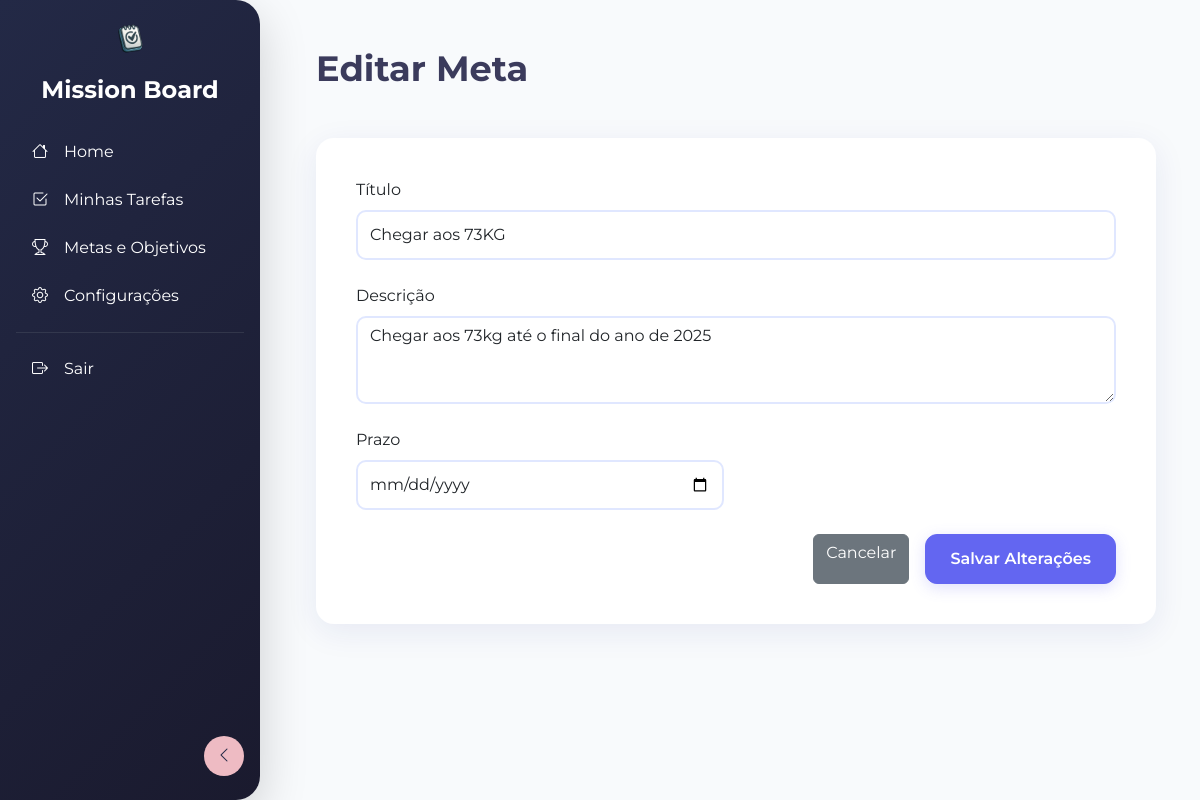
The app's page /goal/update/1/ (signed in) with its own data.
### goals/models.py (models this page shows, shortened)
class Goal(models.Model):
    user = models.ForeignKey(User, on_delete=models.CASCADE)
    title = models.CharField(max_length=255)
    description = models.TextField(blank=True, null=True)
    due_date = models.DateField()
    created_at = models.DateTimeField(auto_now_add=True)
    updated_at = models.DateTimeField(auto_now=True)
    completed = models.BooleanField(default=False)

### goals/views.py (the view)
# urls.py: path('goal/update/<int:pk>/', views.GoalUpdateView.as_view(), name='goal_update'),
class GoalUpdateView(LoginRequiredMixin, UpdateView):
    model = models.Goal
    template_name = 'goal_update.html'
    form_class = forms.GoalForm
    success_url = reverse_lazy('goal_list')

### goals/forms.py
class GoalForm(forms.ModelForm):
    class Meta:
        model = models.Goal
        fields = ['title', 'description', 'due_date', 'completed']
        widgets = {
            'title': forms.TextInput(attrs={'class': 'form-control'}),
            'description': forms.Textarea(attrs={'class': 'form-control', 'rows': 3}),
            'due_date': forms.DateInput(attrs={'class': 'form-control', 'type': 'date'}),
            'completed': forms.CheckboxInput(attrs={'class': 'form-check-input'}),
        } # Estilização do formulário
        labels = {
            'title': 'Título',
            'description': 'Descrição',
            'due_date': 'Data de conclusão',
            'completed': 'Concluída',
        } # Alterando o label para ficar em português

### goals/templates/goal_update.html (shortened to what this page needs)
{% extends 'base.html' %}
{% block content %}
<div class="page-header">
    <h1 class="page-title">Editar Meta</h1>
</div>
<div class="form-card">
    <form action="{% url 'goal_update' goal.id %}" method="post">
        <div class="row g-4">
            <div class="col-12">
                <label for="id_title" class="form-label">Título</label>
                {{ form.title }}
            </div>
            <div class="col-12">
                <label for="id_description" class="form-label">Descrição</label>
                {{ form.description }}
            </div>
            <div class="col-md-6">
                <label for="id_due_date" class="form-label">Prazo</label>
                {{ form.due_date }}
            </div>
        </div>
        <div class="d-flex justify-content-end mt-4">
            <a href="{% url 'goal_list' %}" class="btn btn-secondary me-3">Cancelar</a>
            <button type="submit" class="btn btn-primary-custom">Salvar Alterações</button>
        </div>
    </form>
</div>
{% endblock %}

### app/templates/base.html (style rules this page uses)
:root { --color-primary: #6366f1; --color-primary-light: #e0e7ff; --color-text-dark: #3b3b5c; --color-text-light: #4f4f7b; --color-bg-light: #f8fafc; --color-white: #ffffff; --color-danger: #dc3545; --color-warning: #ffc107; --color-success: #198754; --font-family-main: 'Montserrat', 'Poppins', sans-serif; }
body { font-family: var(--font-family-main); background-color: var(--color-bg-light); }
.page-header { display: flex; justify-content: space-between; align-items: center; margin-bottom: 2.5rem; }
.page-title { font-family: var(--font-family-main); font-size: 2.2rem; font-weight: 700; color: var(--color-text-dark); }
.btn-primary-custom { background-color: var(--color-primary); border-color: var(--color-primary); color: var(--color-white); font-weight: 600; padding: 0.75rem 1.5rem; border-radius: 12px; transition: all 0.3s ease; box-shadow: 0 4px 15px rgba(99, 102, 241, 0.2); }
.form-card { background: var(--color-white); padding: 2.5rem; border-radius: 18px; box-shadow: 0 8px 32px rgba(31, 38, 135, 0.08); }
.form-control, .form-select { min-height: 50px; border-radius: 10px; border: 2px solid var(--color-primary-light); transition: border-color 0.2s ease; }

### app/templates/components/_menu.html (style rules this page uses)
:root { --sidebar-bg: linear-gradient(135deg, #232946 0%, #1a1a2e 100%); --sidebar-accent: #eebbc3; --sidebar-hover: rgba(238, 187, 195, 0.12); --sidebar-width: 260px; --sidebar-collapsed-width: 80px; }

### records on screen
Goal: title "Chegar aos 73KG", description "Chegar aos 73kg até o final do ano de 2025"
